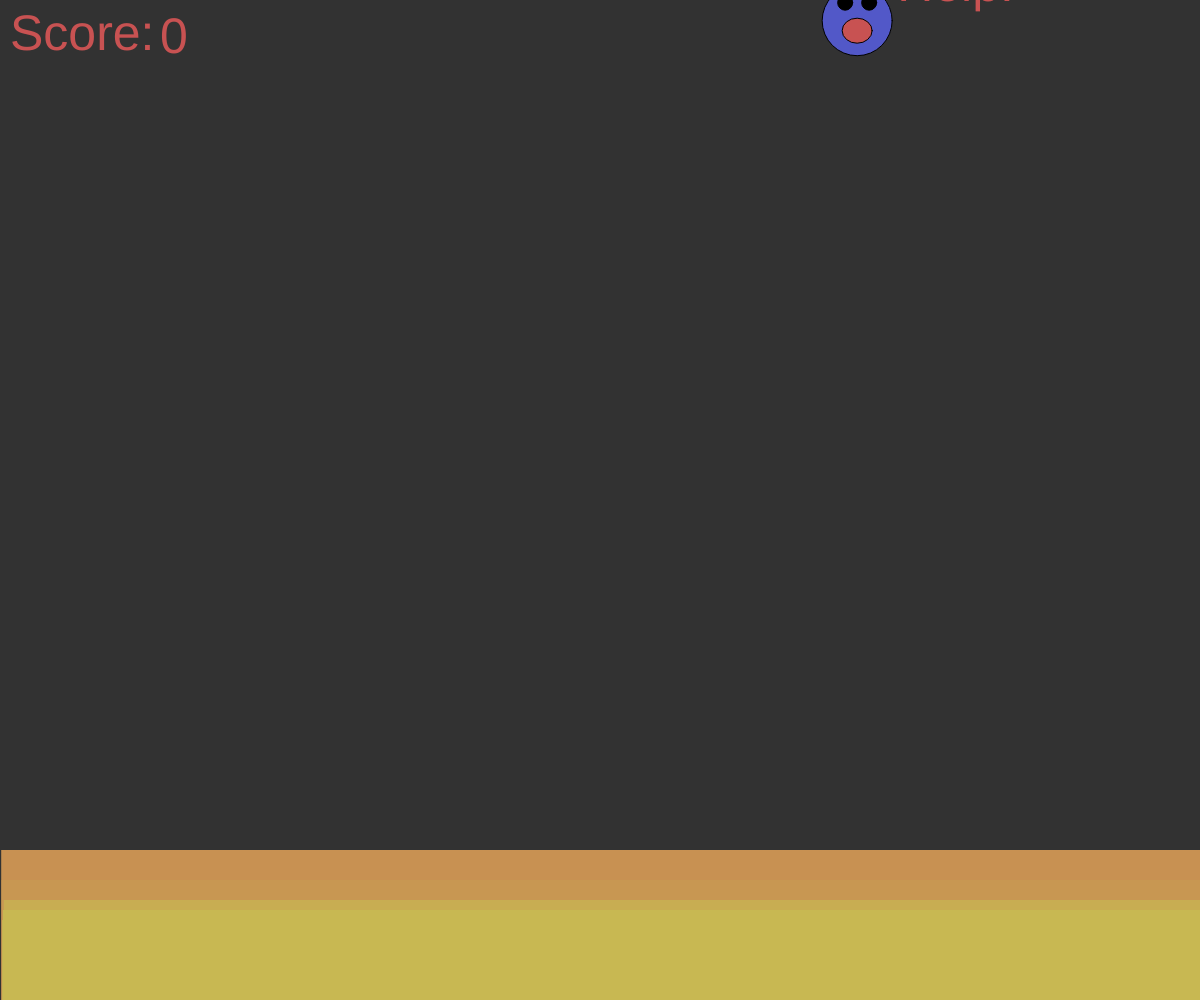
Frame 1 (no input)
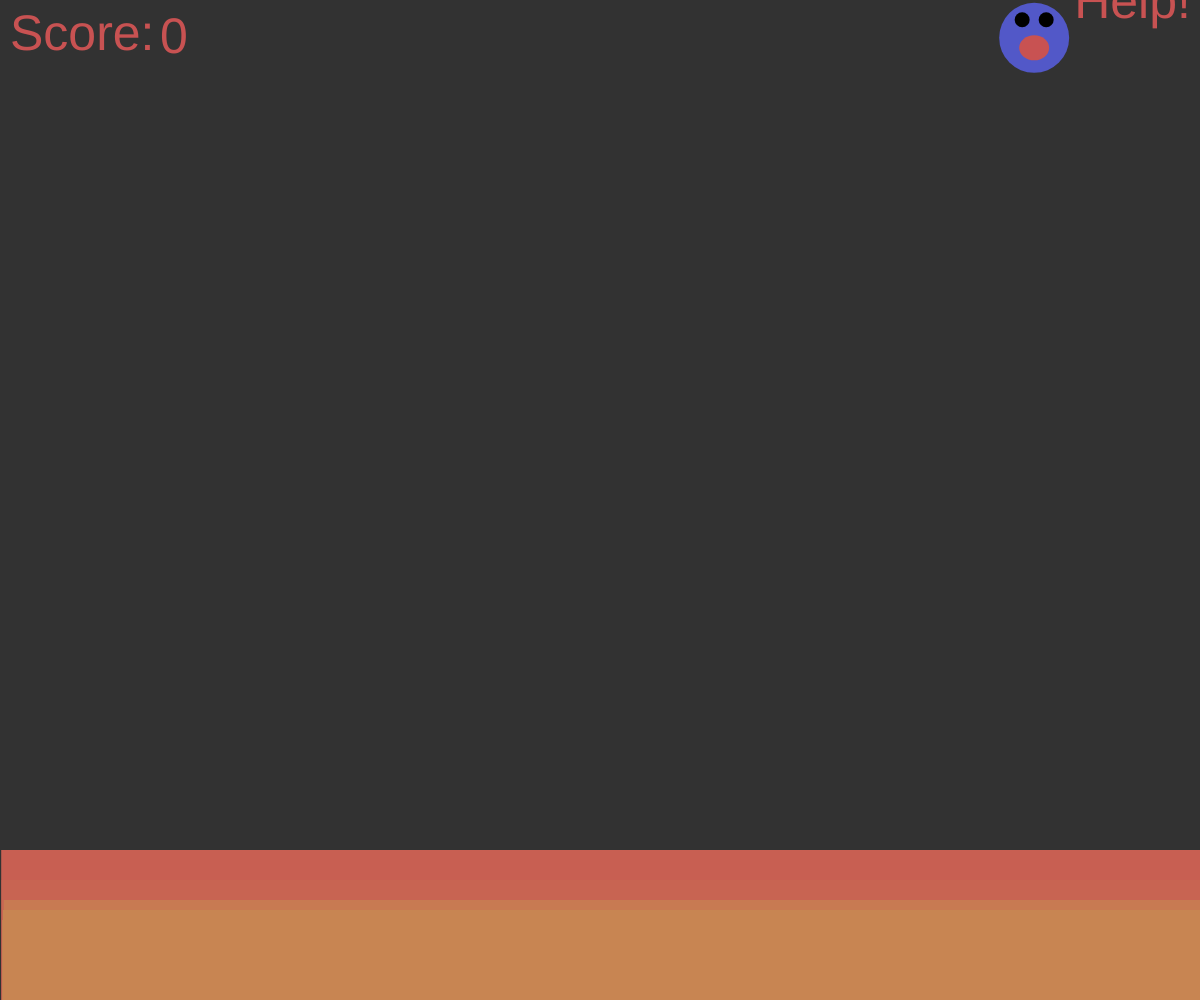
Frame 60 (no input)
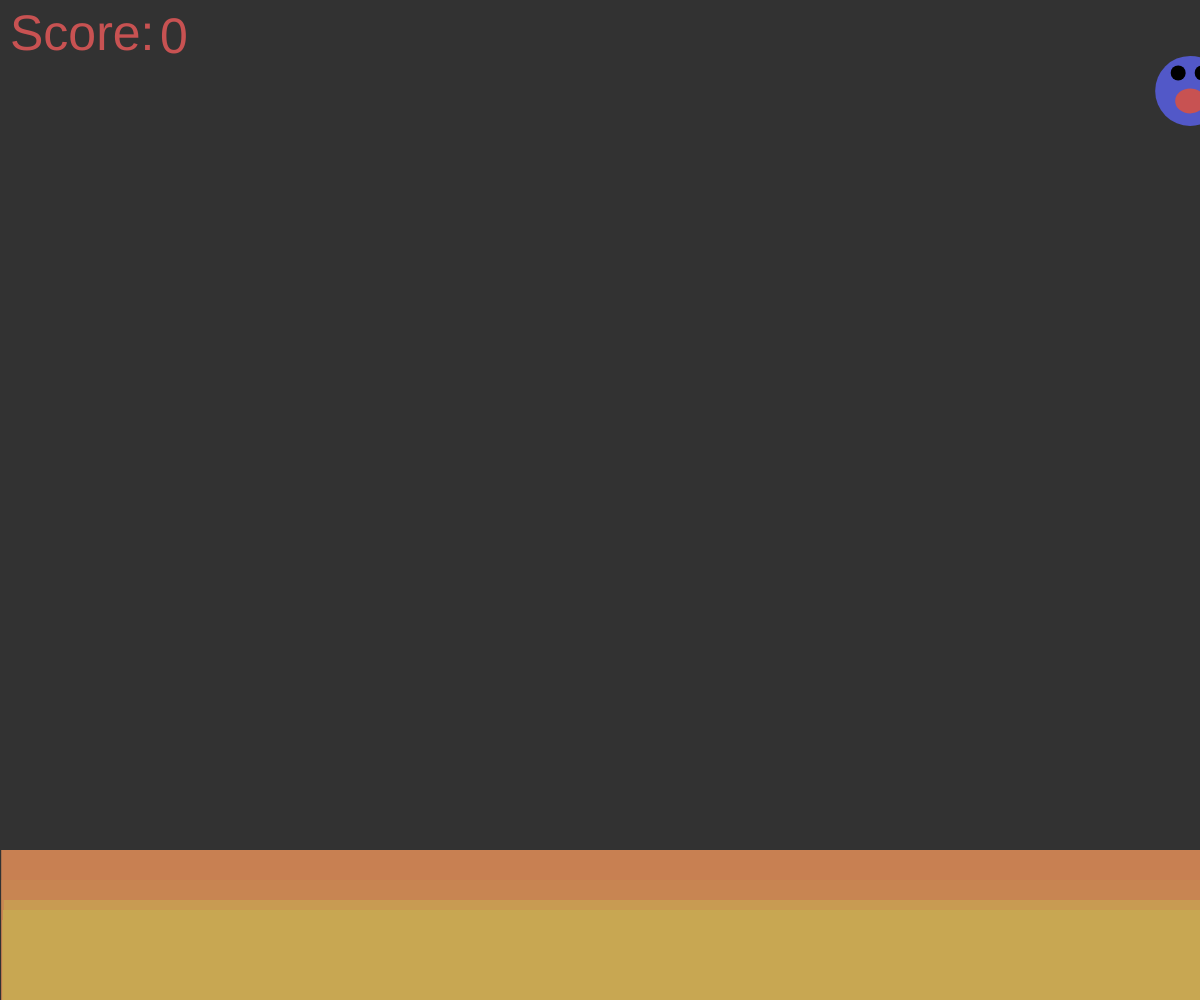
Frame 120 (the mouse pressed at the canvas centre since frame 60)

The p5.js sketch that drew these frames (run headless with seeded random() and noise() and a simulated clock; from frame 60 on, the mouse is pressed at the canvas centre):

// p5.js sketch
// ── sketch.js
let posX; // Gary's position
let posY; // Gary's position

let velX; // Gary's velocity
let velY; // Gary's velocity

let size; //Gary's Size

let gravity = 0.01; //accelaration of posY

let hue; // lava changing color

let score; // score counter

function setup() {
	createCanvas(windowWidth, windowHeight);
	background(50);

	posX = random(0, width);
	posY = random(100);


	velX = 3;
	velY = 0;

	size = 70;

	colorMode(HSB, 255);

	hue = random(0, 30);

	score = 0;

	textSize(50);
}


function draw() {
	background(50);

	gary ();

	posX = posX + velX;
	posY = posY + velY;

	if (posX > width || posX < 0) {
		velX = velX * -1;
	}

	if (posY > height + 75) {
		velY = 0;
		velX = 0;
		text("FAILED!", width/2.25, height/2);
	}

	hue = hue + 0.2;
	if (hue > 30) {
		hue = 0;
	}

	velY = velY + gravity

	fill(0, 150, 200);
	text("Score:", 10, 50);
	text(score, 160, 52.5);

	noStroke();
	fill(hue, 150, 200);
	rect(width/1000, height - 150 , width, 150);
	fill(hue + 2, 150, 200);
	rect(width/750, height - 120 , width, 150);
	fill(hue + 4, 150, 200);
	rect(width/500, height - 100 , width, 150);
	fill(hue + 6, 150, 200);
	rect(width/250, height - 80 , width, 150);
	fill(hue + 8, 150, 200);
	rect(width/2, height - 90 , width, 150);
	fill(hue + 10, 150, 200);
	rect(width/300, height - 100 , width, 150);
	fill(hue + 12, 150, 200);
	rect(width/600, height - 80 , width, 150);
	fill(hue + 14, 150, 200);
	rect(width/400, height - 90 , width, 150);
}


function mousePressed() {
	let d = dist(mouseX, mouseY, posX, posY);

	if (d < size) {
		posX = random(0, width);
		posY = random(0, height/40);
		velX = velX + 0.5 || -0.5;
		velY = velY + 0.01;
		score = score + 1;
	}
}

function gary() {

	fill(168, 150, 200);
	ellipse(posX, posY, size, size);
	fill(168, 150, 0);
	ellipse(posX + 12, posY - 18, 15, 15);
	ellipse(posX - 12, posY - 18, 15, 15);
	fill(0, 150, 200);
	ellipse(posX, posY + 10, 30, 25);
	text("Help!", posX + 40, posY - 20);

}
